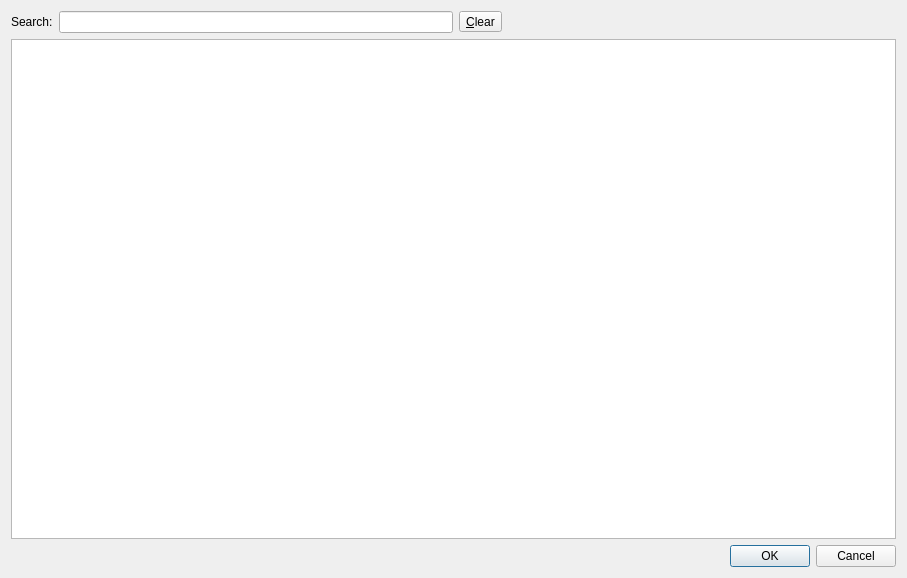
<?xml version="1.0" encoding="UTF-8"?>
<ui version="4.0">
 <class>SelectItemDialog</class>
 <widget class="QDialog" name="SelectItemDialog">
  <property name="geometry">
   <rect>
    <x>0</x>
    <y>0</y>
    <width>907</width>
    <height>578</height>
   </rect>
  </property>
  <property name="windowTitle">
   <string>Select Account</string>
  </property>
  <layout class="QGridLayout" name="gridLayout">
   <item row="0" column="0">
    <layout class="QHBoxLayout" name="horizontalLayout_2">
     <item>
      <widget class="QLabel" name="searchLB">
       <property name="text">
        <string>Search:</string>
       </property>
      </widget>
     </item>
     <item>
      <widget class="QLineEdit" name="searchLE"/>
     </item>
     <item>
      <widget class="QToolButton" name="clearSearchPB">
       <property name="text">
        <string>&amp;Clear</string>
       </property>
      </widget>
     </item>
     <item>
      <spacer name="horizontalSpacer_2">
       <property name="orientation">
        <enum>Qt::Horizontal</enum>
       </property>
       <property name="sizeHint" stdset="0">
        <size>
         <width>40</width>
         <height>20</height>
        </size>
       </property>
      </spacer>
     </item>
    </layout>
   </item>
   <item row="2" column="0">
    <widget class="QDialogButtonBox" name="buttonBox">
     <property name="orientation">
      <enum>Qt::Horizontal</enum>
     </property>
     <property name="standardButtons">
      <set>QDialogButtonBox::Cancel|QDialogButtonBox::Ok</set>
     </property>
    </widget>
   </item>
   <item row="1" column="0">
    <widget class="ItemsTreeView" name="treeView">
     <property name="sizePolicy">
      <sizepolicy hsizetype="Expanding" vsizetype="Expanding">
       <horstretch>1</horstretch>
       <verstretch>0</verstretch>
      </sizepolicy>
     </property>
     <property name="minimumSize">
      <size>
       <width>300</width>
       <height>0</height>
      </size>
     </property>
     <property name="contextMenuPolicy">
      <enum>Qt::PreventContextMenu</enum>
     </property>
     <property name="editTriggers">
      <set>QAbstractItemView::NoEditTriggers</set>
     </property>
     <property name="selectionMode">
      <enum>QAbstractItemView::SingleSelection</enum>
     </property>
    </widget>
   </item>
  </layout>
 </widget>
 <customwidgets>
  <customwidget>
   <class>ItemsTreeView</class>
   <extends>QTreeView</extends>
   <header>itemstreeview.h</header>
  </customwidget>
 </customwidgets>
 <resources/>
 <connections>
  <connection>
   <sender>buttonBox</sender>
   <signal>accepted()</signal>
   <receiver>SelectItemDialog</receiver>
   <slot>accept()</slot>
   <hints>
    <hint type="sourcelabel">
     <x>248</x>
     <y>254</y>
    </hint>
    <hint type="destinationlabel">
     <x>157</x>
     <y>274</y>
    </hint>
   </hints>
  </connection>
  <connection>
   <sender>buttonBox</sender>
   <signal>rejected()</signal>
   <receiver>SelectItemDialog</receiver>
   <slot>reject()</slot>
   <hints>
    <hint type="sourcelabel">
     <x>316</x>
     <y>260</y>
    </hint>
    <hint type="destinationlabel">
     <x>286</x>
     <y>274</y>
    </hint>
   </hints>
  </connection>
 </connections>
</ui>
